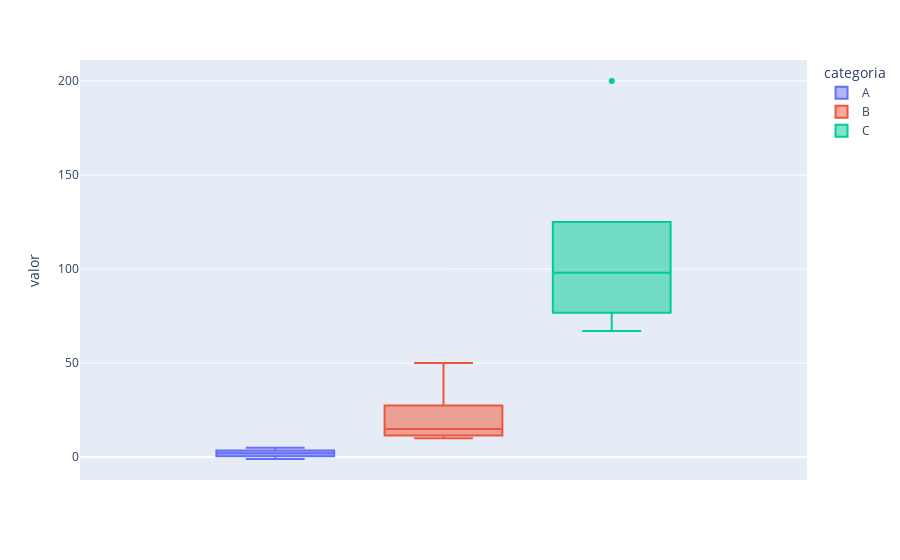

Notebook code for this chart:
### Code cell
fig = px.box(df_sin_outliers, y="valor", color='categoria')
fig.show()

### Figure 1 — Plotly figure (JSON) as saved in the notebook; plotly's stock layout.template omitted (floating-point values rounded to 4 significant figures)
{"data": [{"alignmentgroup": "True", "hovertemplate": "categoria=A<br>valor=%{y}<extra></extra>", "legendgroup": "A", "marker": {"color": "#636efa"}, "name": "A", "notched": false, "offsetgroup": "A", "orientation": "v", "showlegend": true, "type": "box", "x0": " ", "xaxis": "x", "y": [-1, 2, 3, 5, 1], "y0": " ", "yaxis": "y"}, {"alignmentgroup": "True", "hovertemplate": "categoria=B<br>valor=%{y}<extra></extra>", "legendgroup": "B", "marker": {"color": "#EF553B"}, "name": "B", "notched": false, "offsetgroup": "B", "orientation": "v", "showlegend": true, "type": "box", "x0": " ", "xaxis": "x", "y": [10, 20, 50, 15, 12], "y0": " ", "yaxis": "y"}, {"alignmentgroup": "True", "hovertemplate": "categoria=C<br>valor=%{y}<extra></extra>", "legendgroup": "C", "marker": {"color": "#00cc96"}, "name": "C", "notched": false, "offsetgroup": "C", "orientation": "v", "showlegend": true, "type": "box", "x0": " ", "xaxis": "x", "y": [100, 200, 80, 67, 98], "y0": " ", "yaxis": "y"}], "layout": {"boxmode": "group", "legend": {"title": {"text": "categoria"}, "tracegroupgap": 0}, "margin": {"t": 60}, "xaxis": {"anchor": "y", "domain": [0, 1]}, "yaxis": {"anchor": "x", "domain": [0, 1], "title": {"text": "valor"}}}}
